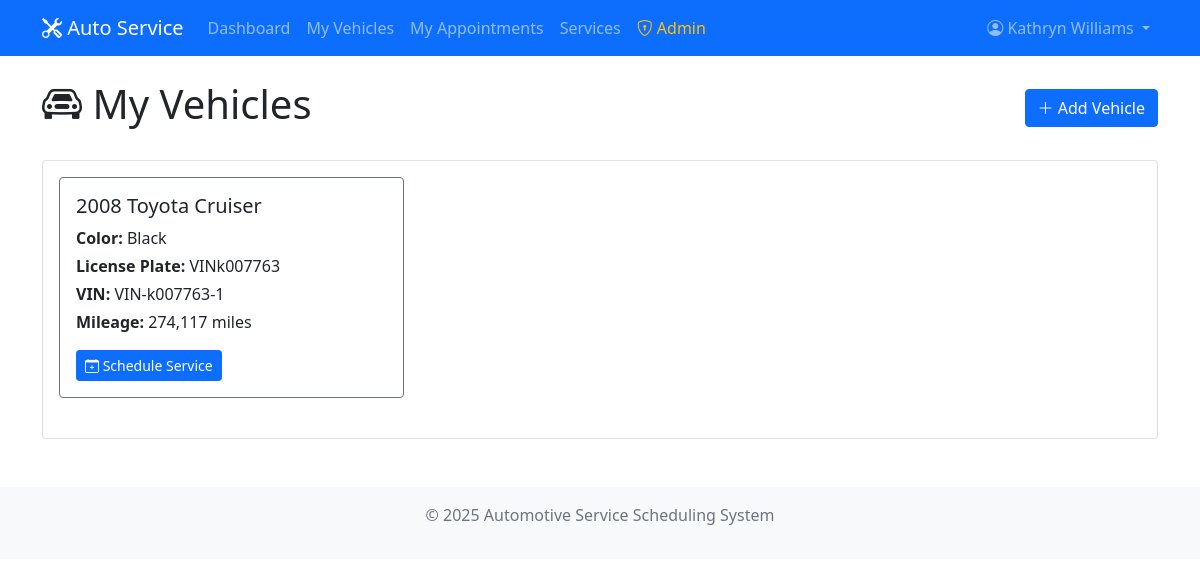
Before: /my-vehicles (signed in) with the older database file.
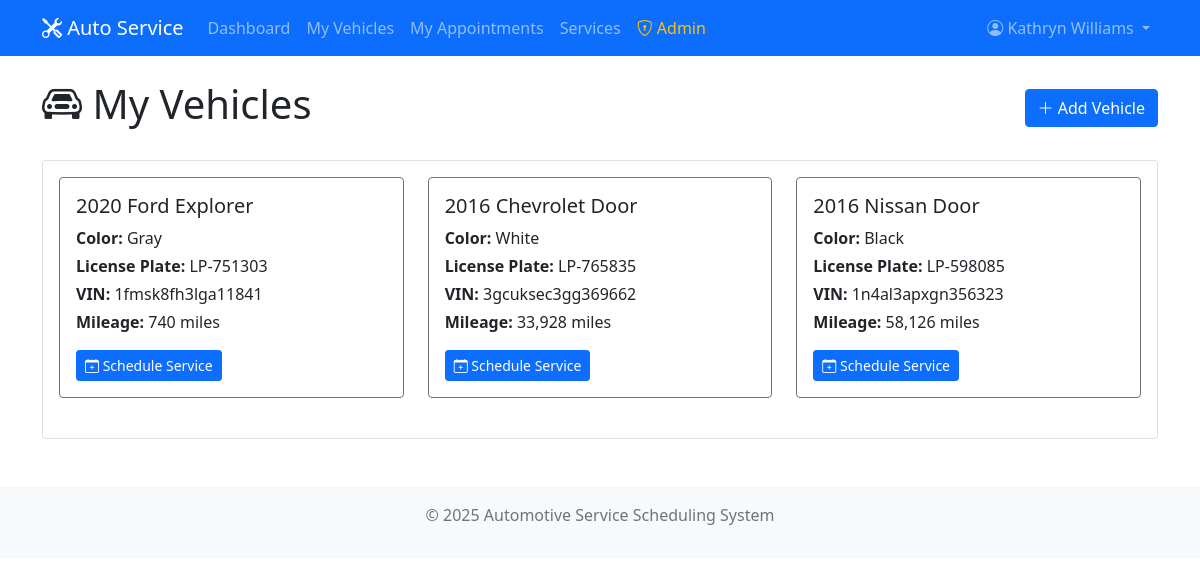
After: the same page with the newer database file.
### tables this page shows
CREATE TABLE vehicles (
    id INTEGER PRIMARY KEY AUTOINCREMENT,
    customer_id INTEGER NOT NULL,
    make TEXT NOT NULL,
    model TEXT NOT NULL,
    year INTEGER NOT NULL,
    vin TEXT UNIQUE,
    license_plate TEXT,
    color TEXT,
    mileage INTEGER,
    created_at TIMESTAMP DEFAULT CURRENT_TIMESTAMP,
    FOREIGN KEY (customer_id) REFERENCES customers (id)
);

### app.py (the view)
@app.route('/my-vehicles')
@login_required
def my_vehicles():
    customer_id = session['customer_id']
    conn = get_db_connection()
    vehicles = conn.execute(
        'SELECT * FROM vehicles WHERE customer_id = ? ORDER BY year DESC, make, model',
        (customer_id,)
    ).fetchall()
    conn.close()
    current_customer = get_current_customer()
    return render_template('vehicles.html', vehicles=vehicles, current_customer=current_customer)

### app.py (called while the page is built)
def get_db_connection():
    conn = sqlite3.connect(DATABASE)
    conn.row_factory = sqlite3.Row
    return conn

def login_required(f):
    @wraps(f)
    def decorated_function(*args, **kwargs):
        if 'customer_id' not in session:
            flash('Please log in to access this page.', 'warning')
            return redirect(url_for('login'))
        return f(*args, **kwargs)
    return decorated_function

def get_current_customer():
    if 'customer_id' not in session:
        return None
    conn = get_db_connection()
    customer = conn.execute(
        'SELECT * FROM customers WHERE id = ?',
        (session['customer_id'],)
    ).fetchone()
    conn.close()
    return customer

### templates/vehicles.html (shortened to what this page needs)
{% extends "base.html" %}
{% block content %}
<div class="row">
    <div class="col-12">
        <div class="d-flex justify-content-between align-items-center mb-4">
            <h1>
                <i class="bi bi-car-front"></i> My Vehicles
            </h1>
            <a href="{{ url_for('add_vehicle') }}" class="btn btn-primary">
                <i class="bi bi-plus-lg"></i> Add Vehicle
            </a>
        </div>
    </div>
</div>
<div class="row">
    <div class="col-12">
        <div class="card">
            <div class="card-body">
                {% if vehicles %}
                    <div class="row">
                        {% for vehicle in vehicles %}
                        <div class="col-md-6 col-lg-4 mb-4">
                            <div class="card border-secondary">
                                <div class="card-body">
                                    <h5 class="card-title">{{ vehicle.year }} {{ vehicle.make }} {{ vehicle.model }}</h5>
                                    <div class="card-text">
                                        {% if vehicle.color %}
                                        <p class="mb-1"><strong>Color:</strong> {{ vehicle.color }}</p>
                                        {% endif %}
                                        {% if vehicle.license_plate %}
                                        <p class="mb-1"><strong>License Plate:</strong> {{ vehicle.license_plate }}</p>
                                        {% endif %}
                                        {% if vehicle.vin %}
                                        <p class="mb-1"><strong>VIN:</strong> {{ vehicle.vin }}</p>
                                        {% endif %}
                                        {% if vehicle.mileage %}
                                        <p class="mb-1"><strong>Mileage:</strong> {{ "{:,}".format(vehicle.mileage) }} miles</p>
                                        {% endif %}
                                    </div>
                                    <div class="mt-3">
                                        <a href="{{ url_for('add_appointment') }}?vehicle_id={{ vehicle.id }}" class="btn btn-primary btn-sm">
                                            <i class="bi bi-calendar-plus"></i> Schedule Service
                                        </a>
                                    </div>
                                </div>
                            </div>
                        </div>
                        {% endfor %}
                    </div>
                {% endif %}
            </div>
        </div>
    </div>
</div>
{% endblock %}

Changed rows visible on the page:
removed vehicles: year "2008", make "Toyota", model "Cruiser", color "Black", license_plate "VINk007763", vin "VIN-k007763-1", mileage "274,117"
now on this page (row edited): vehicles: year "2020", make "Ford", model "Explorer", color "Gray", license_plate "LP-751303", vin "1fmsk8fh3lga11841", mileage "740"
added vehicles: year "2016", make "Chevrolet", model "Door", color "White", license_plate "LP-765835", vin "3gcuksec3gg369662", mileage "33,928"
added vehicles: year "2016", make "Nissan", model "Door", color "Black", license_plate "LP-598085", vin "1n4al3apxgn356323", mileage "58,126"
